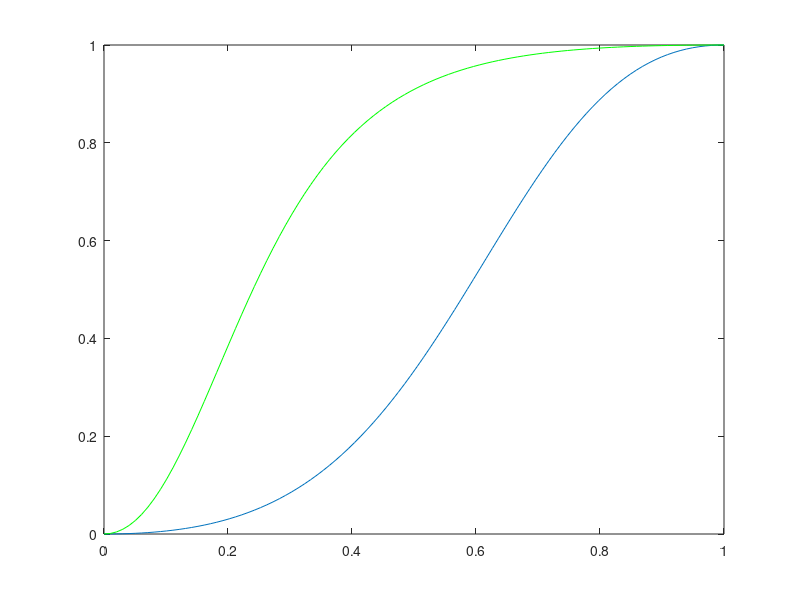
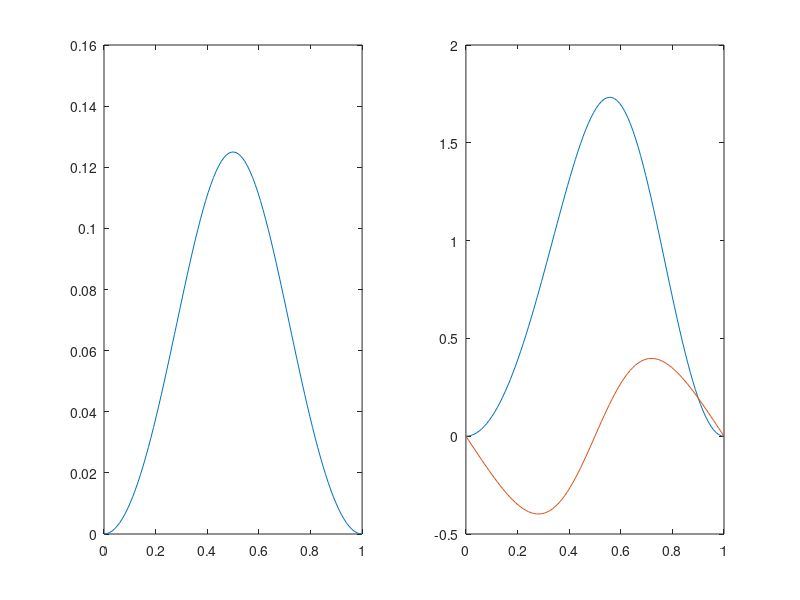

Recreate these plots in MATLAB, in order.
clear all
close all
clc

x=linspace(0,1);
flux=inline('10.*(x.^2)./(10.*x.^2+20.*(1-x).^2 )');
flux2=inline('50.*(x.^2)./(50.*x.^2+5.*(1-x).^2 )');

plot(x,flux(x))
hold on
plot(x,flux2(x),'g')

%%

x=linspace(0,1); 
flux3=inline('(x)./( x+0.5*(1-x) )');
flux4=inline('(x.^2)./(x.^2+0.5*(1-x).^2 )');
flux5=inline('4.*(x).*(1-x)./(x.^2+2.*(1-x).^2)');

figure()
subplot(1,2,1)
plot(x,flux4(x))
subplot(1,2,2)
plot(x,flux5(x))

%%


x=linspace(0,1);
flux5=inline('10.*(x.^2).*20.*(1-x).^2./(10.*x.^2+20.*(1-x).^2 )');
flux6=inline('50.*(x.^2).*5.*(1-x).^2 ./(50.*x.^2+5.*(1-x).^2 )');

plot(x,flux5(x))
hold on
%plot(x,flux6(x),'g')

%%

x=linspace(0,1);
flux=inline('(x.^2).*(1-x).^2./(x.^2+(1-x).^2 )');
flux2=inline('-2.*(x).*(2.*x.^4-5.*x.^3+6.*x.^2-4.*x+1)./(2.*x.^2-2.*x+1).^2');

subplot(1,2,1)
plot(x,flux(x))
subplot(1,2,2)
plot(x,flux2(x))
